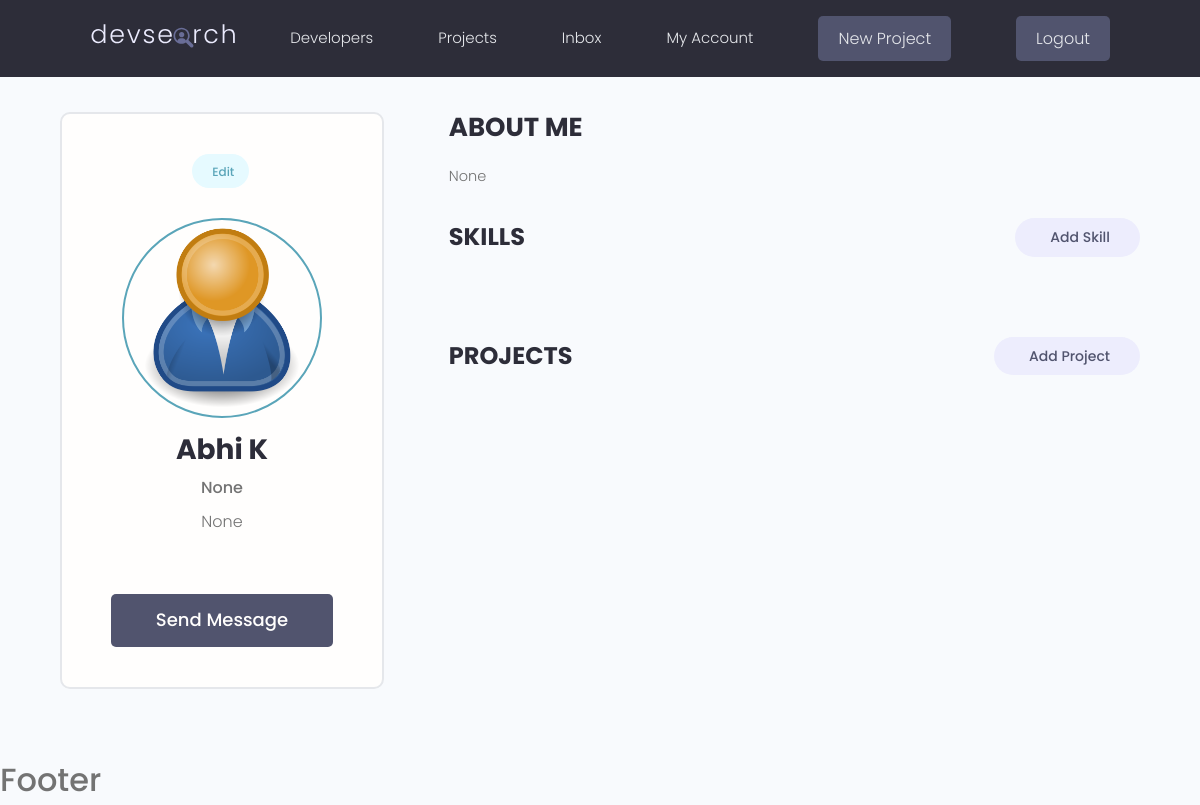
The app's page /users/account (signed in), older data.
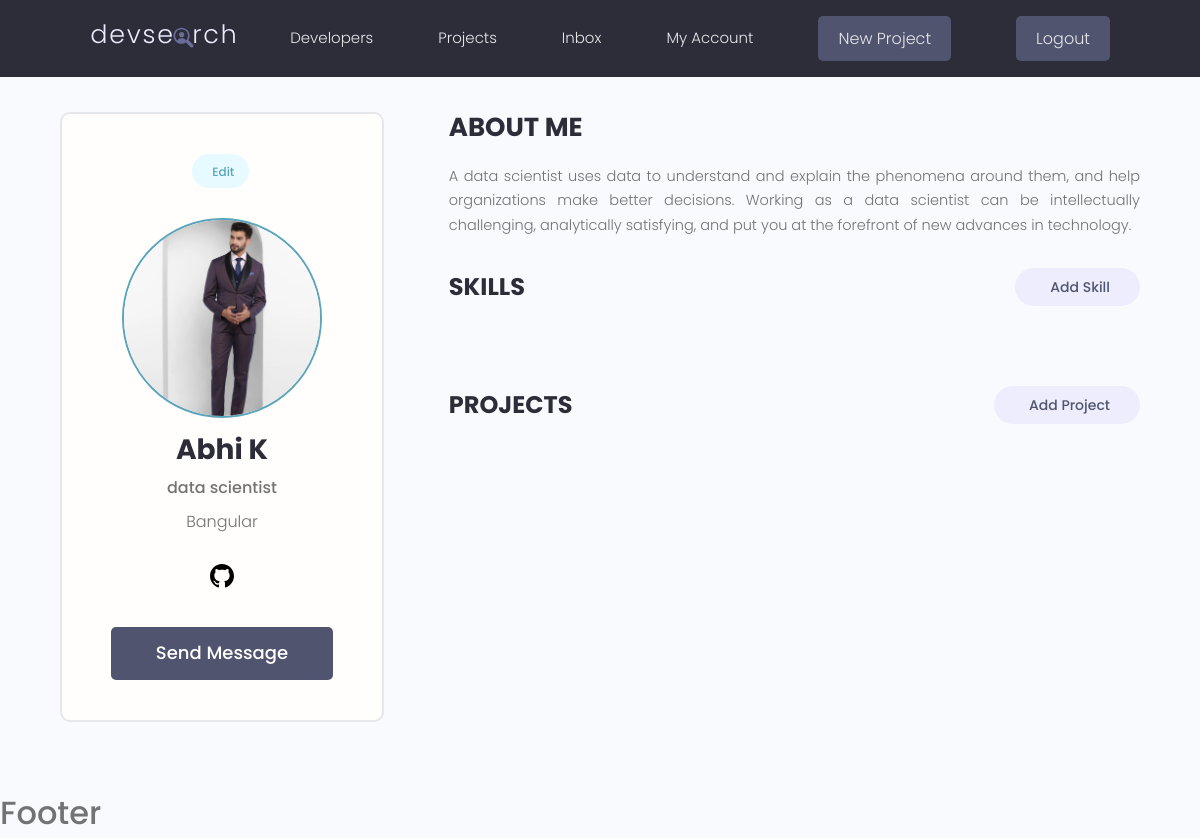
The same page, newer data.
### users/models.py (models this page shows, shortened)
class Profile(models.Model):
    user = models.OneToOneField(User, on_delete=models.CASCADE, null=True, blank=True)
    name = models.CharField(max_length=200, null=True, blank=True)
    username = models.CharField(max_length=200, blank=True, null=True)
    location = models.CharField(max_length=200, blank=True, null=True)
    email = models.EmailField(max_length=200, null=True, blank=True)
    short_intro = models.CharField(max_length=200, blank=True, null=True)
    bio = models.TextField(blank=True, null=True)
    profile_image = models.ImageField(null=True, blank=True, upload_to='profile/', default='profile/user-default.png')
    social_github = models.CharField(max_length=200, blank=True, null=True)
    social_twitter = models.CharField(max_length=200, blank=True, null=True)
    social_linkedin = models.CharField(max_length=200, blank=True, null=True)
    social_website = models.CharField(max_length=200, blank=True, null=True)
    created = models.DateTimeField(auto_now_add=True)
    id = models.UUIDField(default=uuid.uuid4, unique=True, primary_key=True, editable=False)
    class Meta:
        ordering = ['created']

### users/views.py (the view)
# urls.py: path('account', views.account, name='account'),
@login_required(login_url='login')
def account(request):
    return render(request, 'users/account.html', {'profile': request.user.profile})

### users/templates/users/account.html (shortened to what this page needs)
{% extends 'main.html' %}
{% block content %}
<main class="settingsPage profile my-md">
    <div class="container">
      <div class="layout">
        <div class="column column--1of3">
          <div class="card text-center">
            <div class="card__body dev">
              <a class="tag tag--pill tag--main settings__btn" href="{% url 'edit-profile' %}"> Edit</a>
              <img class="avatar avatar--xl dev__avatar" src="{{profile.profile_image.url}}" />
              <h2 class="dev__name">{{profile.name}}</h2>
              <p class="dev__title">{{profile.short_intro}}</p>
              <p class="dev__location">{{profile.location}}</p>
              <ul class="dev__social">
                {% if profile.social_github %}
                <li>
                  <a title="Github" href="{{profile.social_github}}" target="_blank">
                  </a>
                </li>
                  {% endif %}
              </ul>
              <a href="#" class="btn btn--sub btn--lg">Send Message </a>
            </div>
          </div>
        </div>
        <div class="column column--2of3">
          <div class="devInfo">
            <h3 class="devInfo__title">About Me</h3>
            <p class="devInfo__about">
              {{profile.bio}}
            </p>
          </div>
          <div class="settings">
            <h3 class="settings__title">Skills</h3>
            <a class="tag tag--pill tag--sub settings__btn tag--lg" href="{% url 'create-skill' %}"> Add Skill</a>
          </div>
          <div class="settings">
            <h3 class="settings__title">Projects</h3>
            <a class="tag tag--pill tag--sub settings__btn tag--lg" href="{% url 'create-project' %}"> Add Project</a>
          </div>
        </div>
      </div>
    </div>
  </main>
{% endblock content %}

Row changes from the older to the newer data that the page shows:
changed Profile "Abhi K": profile_image: picture added in place of a placeholder; short_intro "None" → "data scientist"; location "None" → "Bangular"; social_github empty → "github.com/abhishekabcr" (drawn); bio "None" → "A data scientist uses data to understand and explain the phenomena around them, and help organizations make better decisions. Working as a data scientist can be intellectually challenging, analytically satisfying, and put you at the forefront of new advances in technology."
